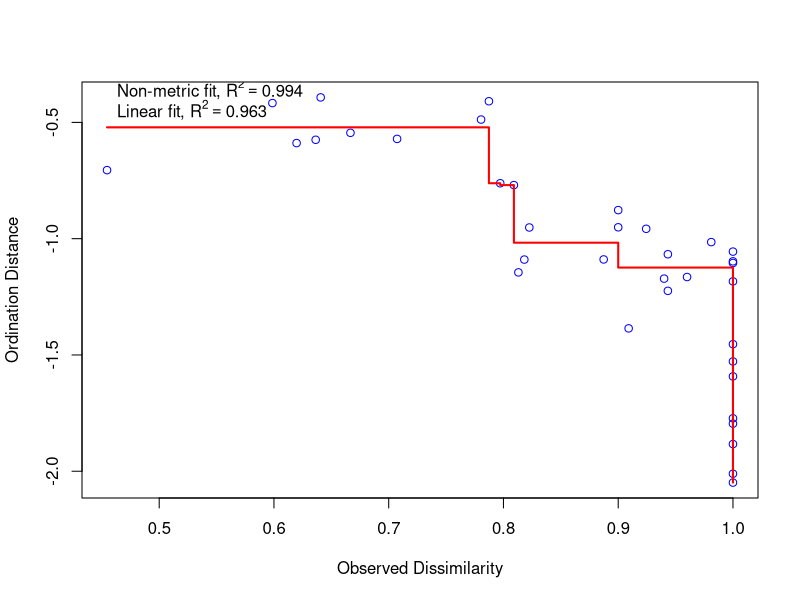
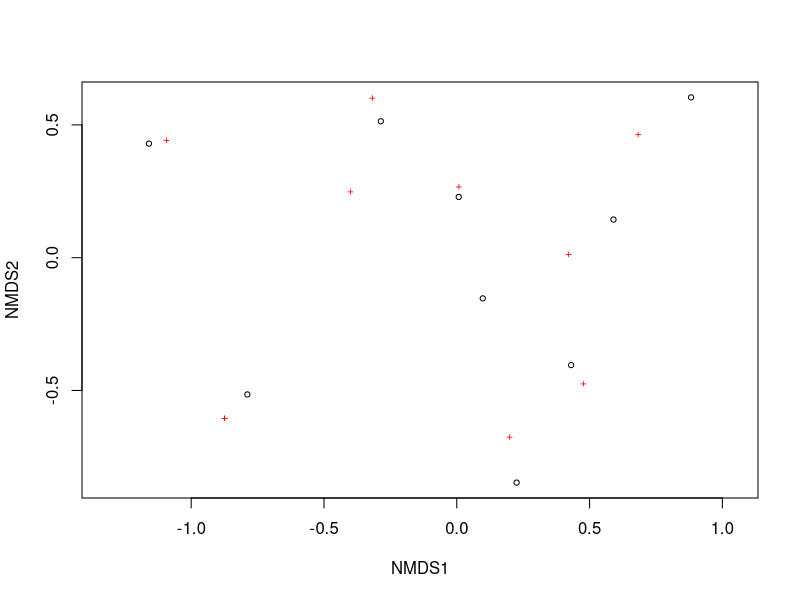
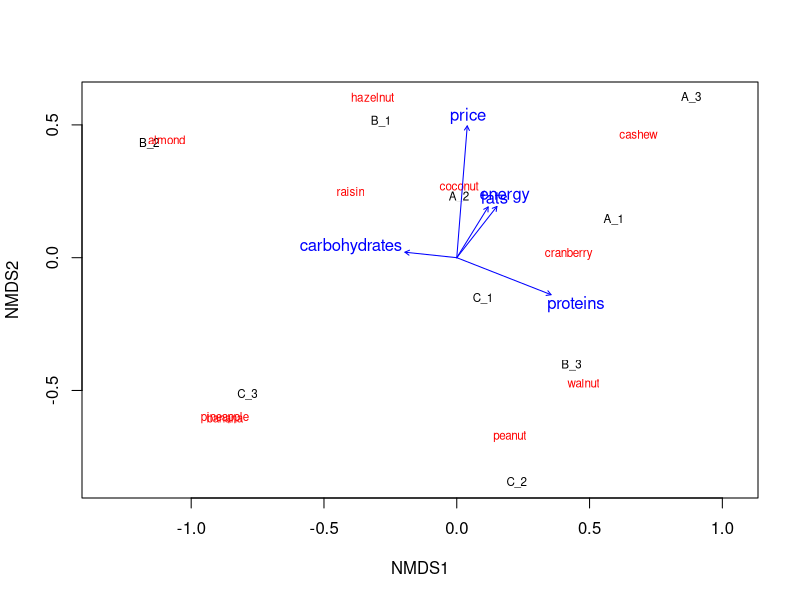
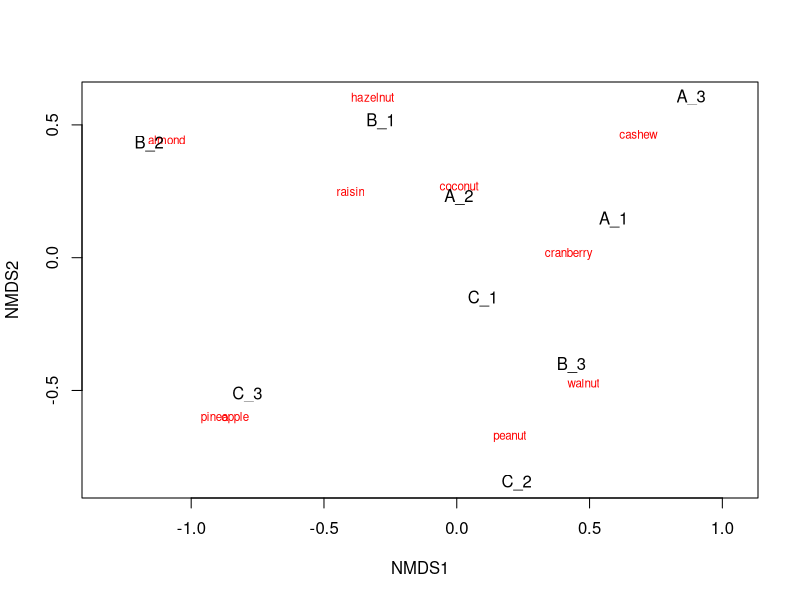
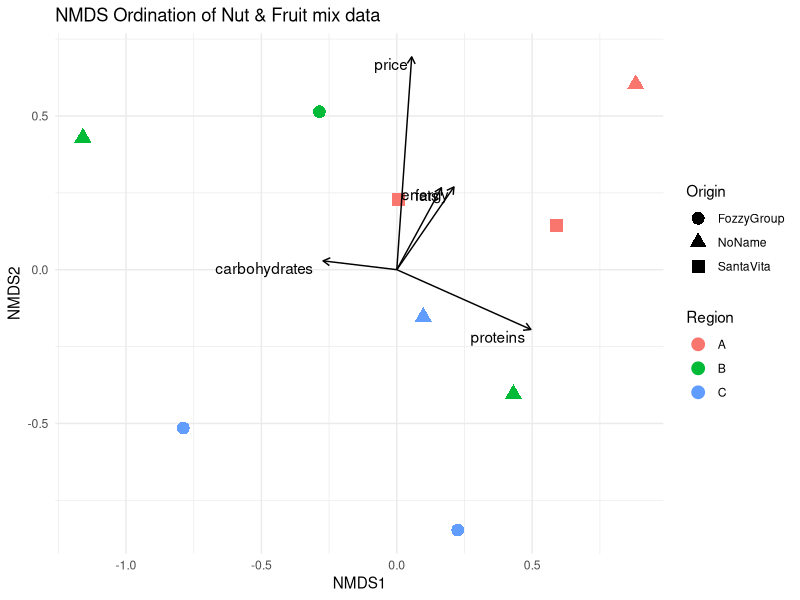
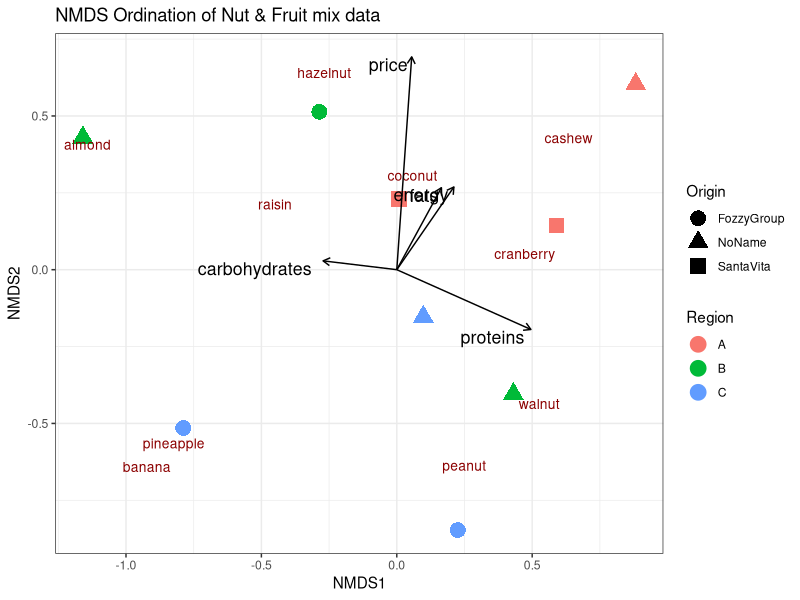

The R source for these figures, in order: (Note: this script raises an error after producing the figures.)
# Prepare environment ####
rm(list = ls()) # Reset R`s brain

library(vegan)
library(tidyverse)

# Load data, using species-sample matrix (in wide format) 

data_spe <- read_csv("./nuts/data_wide_spe.csv") %>% 
  as.data.frame()

# Assign the first column as row names
rownames(data_spe) <- data_spe[, 1]
# Remove the first column
data_spe <- data_spe[, -1]

data_spe

# Load environmental data
env_data <- read_csv("./nuts/nuts_data_env.csv") %>% 
  unite("sample_id", region, sample, remove = F) %>% 
  arrange(region, sample) %>% 
  column_to_rownames("sample_id")

env_data

## NMDS (Non-metric Multi-Dimensional Scaling) ####
set.seed(123)
nmds.nuts <- metaMDS(data_spe,           # Our community-by-species matrix
                     distance = "bray",  # Ecological distance
                     k = 2,              # The number of reduced dimensions
                     trymax = 100)       # The number of default iterations

# metaMDS has automatically applied a square root transformation and calculated the 
# Bray-Curtis distances for our community-by-site matrix.

# Shepard plot, which shows scatter around the regression between the interpoint distances 
# in the final configuration (i.e., the distances between each pair of communities) against 
# their original dissimilarities.

stressplot(nmds.nuts) # Large scatter around the line suggests that original dissimilarities are not well preserved in the reduced number of dimensions

# Basic plot function
plot(nmds.nuts)
plot(nmds.nuts, type = "t")

# Filter and fit environmental data to the ordination
envfit_vars <- env_data %>%
  select(energy, proteins, fats, carbohydrates, price)

fit <- envfit(nmds.nuts, envfit_vars, permutations = 999)

# Plot environmental data vectors
plot(fit)

# Step-by-step plotting
ordiplot(nmds.nuts, type="n")                                      # coordinate plot
orditorp(nmds.nuts, display="species",col="red", air=0.01)            # species with names
orditorp(nmds.nuts, display="sites",cex=1,air=0.01)               # groups


# STEP 6: Plot with ggplot2
library(ggplot2)
library(ggrepel)

# Extract NMDS scores
site_scores <- as.data.frame(scores(nmds.nuts, display = "sites"))
site_scores$sample_id <- rownames(site_scores)

species_scores <- as.data.frame(scores(nmds.nuts, display = "species"))
species_scores$species <- rownames(species_scores)

vectors <- as.data.frame(scores(fit, display = "vectors"))
vectors$variable <- rownames(vectors)

# Combine with environmental metadata
# Assumes rows are in same order!
nmds_df <- bind_cols(site_scores, env_data)

# Plot ordination with samples as points and environmental metadata as vectors
ggplot(nmds_df, aes(x = NMDS1, y = NMDS2)) +
  geom_point(aes(colour = region, shape = origin), size = 4) +
  scale_size_continuous(range = c(2, 6)) +
  theme_minimal() +
  labs(title = "NMDS Ordination of Nut & Fruit mix data",
       colour = "Region",
       shape = "Origin") + 
  geom_segment(data = vectors,
               aes(x = 0, y = 0, xend = NMDS1, yend = NMDS2),
               arrow = arrow(length = unit(0.2, "cm")), colour = "black") +
  geom_text(data = vectors,
            aes(x = NMDS1, y = NMDS2, label = variable),
            hjust = 1.1, vjust = 1.1)


# We can also add species scores:
ggplot(nmds_df, aes(x = NMDS1, y = NMDS2)) +
  geom_point(aes(colour = region, shape = origin), size = 5) +
  labs(title = "NMDS Ordination of Nut & Fruit mix data",
       colour = "Region",
       shape = "Origin") +
  geom_text_repel(data = species_scores,
                  aes(x = NMDS1, y = NMDS2, label = species),
                  colour = "darkred", size = 3.5) +
  geom_segment(data = vectors,
               aes(x = 0, y = 0, xend = NMDS1, yend = NMDS2),
               arrow = arrow(length = unit(0.2, "cm")),
               colour = "black") +
  geom_text(data = vectors,
            aes(x = NMDS1, y = NMDS2, label = variable),
            hjust = 1.1, vjust = 1.1, size = 4.5) +
  theme_bw() 

ggsave("./figures/nuts_nmds.png", width = 8.3, height = 5, units = "in", dpi = 300)
